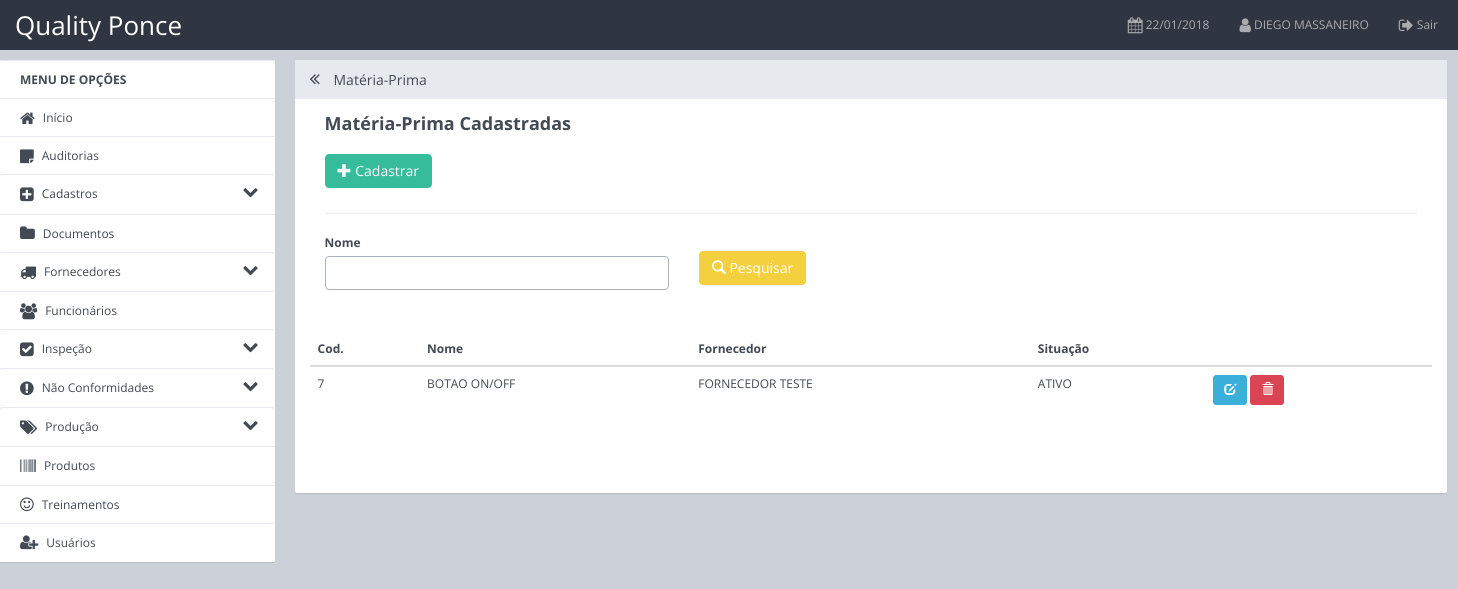
The page /App/Views/cadastros/materiaprima.php (signed in) on the database its author committed.
### tables this page shows
CREATE TABLE `funcionario` (
  `id` int(11) NOT NULL,
  `nome` varchar(200) NOT NULL,
  `sobrenome` varchar(100) NOT NULL,
  `sexo` char(1) NOT NULL,
  `dataCadastro` date NOT NULL,
  `setorId` int(11) NOT NULL,
  `situacao` char(1) NOT NULL
);

CREATE TABLE `materiaprima` (
  `id` int(11) NOT NULL,
  `nome` varchar(100) NOT NULL,
  `descricao` varchar(100) NOT NULL,
  `dataCadastro` date NOT NULL,
  `situacao` char(1) NOT NULL,
  `fornecedorId` int(11) NOT NULL
);

CREATE TABLE `fornecedor` (
  `id` int(11) NOT NULL,
  `cnpj` char(18) NOT NULL,
  `nome` varchar(100) NOT NULL,
  `nomeFantasia` varchar(100) NOT NULL,
  `situacao` char(1) NOT NULL
);

### Config/ConexaoPDO.php (called while the page is built, shortened)
<?php
class ConexaoPDO {
    public static $instance;
    public static function getInstance() {
        if (!isset(self::$instance)) {
            self::$instance = new PDO('mysql:host=localhost;dbname=mydb', 'root', 'ma323410', array(PDO::MYSQL_ATTR_INIT_COMMAND => "SET NAMES utf8"));
            self::$instance->setAttribute(PDO::ATTR_ERRMODE, PDO::ERRMODE_EXCEPTION);
            self::$instance->setAttribute(PDO::ATTR_ORACLE_NULLS, PDO::NULL_EMPTY_STRING);
        }
        return self::$instance;
    }
}

### App/DAO/UsuarioDAO.php (called while the page is built, shortened)
<?php
class UsuarioDAO {
    public function BuscarNomeFuncionario($funcionarioId) {
        try {
            $sql = "SELECT * FROM funcionario WHERE id = '$funcionarioId'
                     order by nome desc limit 1";
            $p_sql = ConexaoPDO::getInstance()->query($sql);
            $p_sql->execute();
            return $this->ListaFuncionario($p_sql->fetch(PDO::FETCH_ASSOC));
        } catch (Exception $e) {
            print "Ocorreu um erro ao tentar buscar." . $e;
        }
    }
    private function ListaFuncionario($row) {
        $funcionario = new Funcionario();
        $funcionario->setId($row['id']);
        $funcionario->setNome($row['nome']);
        $funcionario->setSobrenome($row['sobrenome']);
        $funcionario->setSexo($row['sexo']);
        $funcionario->setDataCadastro($row['dataCadastro']);
        $funcionario->setSetorId($row['setorId']);
        return $funcionario;
    }
}

### App/Model/Funcionario.php (called while the page is built, shortened)
<?php
class Funcionario {
    private $nome;
    function getNome() {
        return $this->nome;
    }
    function setNome($nome) {
        $this->nome = $nome;
    }
}

### App/DAO/MateriaPrimaDAO.php (called while the page is built, shortened)
<?php
class MateriaPrimaDAO {
    public function BuscarTodos() {
        try {
            $sql = "SELECT * FROM materiaprima order by nome asc";
            $result = ConexaoPDO::getInstance()->query($sql);
            $lista = $result->fetchAll(PDO::FETCH_ASSOC);
            $f_lista = array();
            foreach ($lista as $l) {
                $f_lista[] = $this->lista($l);
            }
            return $f_lista;
        } catch (Exception $e) {
            print "Ocorreu um erro ao tentar Buscar Todos." . $e;
        }
    }
    private function Lista($row) {
        $dados = new MateriaPrima();
        $dados->setId($row['id']);
        $dados->setNome($row['nome']);
        $dados->setDescricao($row['descricao']);
        $dados->setFornecedorId($row['fornecedorId']);
        $dados->setDataCadastro($row['dataCadastro']);
        $dados->setSituacao($row['situacao']);
        return $dados;
    }
}

### App/Model/MateriaPrima.php (called while the page is built, shortened)
<?php
class MateriaPrima {
    private $id;
    private $nome;
    private $situacao;
    private $fornecedorId;
    function getId() {
        return $this->id;
    }
    function getNome() {
        return $this->nome;
    }
    function getSituacao() {
        return $this->situacao;
    }
    function getFornecedorId() {
        return $this->fornecedorId;
    }
    function setId($id) {
        $this->id = $id;
    }
    function setNome($nome) {
        $this->nome = $nome;
    }
    function setSituacao($situacao) {
        $this->situacao = $situacao;
    }
    function setFornecedorId($fornecedorId) {
        $this->fornecedorId = $fornecedorId;
    }
}

### App/DAO/FornecedorDAO.php (called while the page is built, shortened)
<?php
class FornecedorDAO {
    public function BuscarNome($Id) {
        try {
            $sql = "SELECT * FROM fornecedor WHERE id = '$Id'
                     order by nome desc limit 1";
            $p_sql = ConexaoPDO::getInstance()->query($sql);
            $p_sql->execute();
            return $this->listaNome($p_sql->fetch(PDO::FETCH_ASSOC));
        } catch (Exception $e) {
            print "Ocorreu um erro ao tentar buscar." . $e;
        }
    }
    private function listaNome($row) {
        $f = new Fornecedor();
        $f->setId($row['id']);
        $f->setNome($row['nome']);
        $f->setCnpj($row['cnpj']);
        return $f;
    }
}

### App/Model/Fornecedor.php (called while the page is built, shortened)
<?php
class Fornecedor {
    private $nome;
    function getNome() {
        return $this->nome;
    }
    function setNome($nome) {
        $this->nome = $nome;
    }
}

### App/Views/cadastros/materiaprima.php (the view, shortened to what this page needs)
<?php
include_once '../../../Config/ConexaoPDO.php';
include_once '../../DAO/FornecedorDAO.php';
include_once '../../DAO/MateriaPrimaDAO.php';
include_once '../../Model/Fornecedor.php';
include_once '../../Model/MateriaPrima.php';
$fornecedorDao = new FornecedorDAO();
$materiaprimaDao = new MateriaPrimaDAO();
?>
<!DOCTYPE html>
<html>
    <head>
        <?php include '../estrutura/head.php'; ?>
    </head>
    <body>
    <head>
        <?php include '../estrutura/menu.php'; ?>
    </head>
    <div class="container-fluid">
        <div class="row row-offcanvas row-offcanvas-left">
            <?php include '../estrutura/menulateral.php'; ?>
            <div class="col-xs-12 col-sm-9 content">
                <div class="panel panel-default">
                    <div class="panel-heading">
                        <h3 class="panel-title"><a href="javascript:void(0);" class="toggle-sidebar"><span
                                    class="fa fa-angle-double-left" data-toggle="offcanvas"
                                    title="Esconder Menu"></span></a> Matéria-Prima</h3>
                    </div>
                    <div class="panel-body">
                        <div class="content-row">
                            <div class="row">
                                <div class="col-md-12">
                                    <h2 class="content-row-title">Matéria-Prima Cadastradas</h2>
                                    <div class="row">
                                        <div class="col-md-2">
                                            <a href="../inspecao/materia-prima.php"><button type="button" class="btn btn-info " ><i class="glyphicon glyphicon-plus"></i>
                                                    Cadastrar
                                                </button></a>
                                        </div>
                                    </div>
                                    <hr>
                                    <form method="POST">
                                        <div class="row">
                                            <div class="col-md-4">
                                                <label>Nome</label>
                                                <input type="text" name="pesquisa" class="form-control">
                                            </div>
                                            <div class="col-md-1">
                                                <br>
                                                <button type="submit" class="btn btn-warning"><span
                                                        class="glyphicon glyphicon-search"></span> Pesquisar
                                                </button>
                                            </div>
                                        </div>
                                    </form>
                                    <br>
                                    <div class="row">
                                        <div class="table-responsive">
                                            <table class="table">
                                                <thead>
                                                    <tr>
                                                        <th>Cod.</th>
                                                        <th>Nome</th>
                                                        <th>Fornecedor</th>
                                                        <th>Situação</th>
                                                        <th></th>
                                                    </tr>
                                                </thead>
                                                <tbody>
                                                    <?php
                                                    $result = $materiaprimaDao->BuscarTodos();
                                                    foreach ($result as $mDao) {
                                                        $nm_fornecedor = $fornecedorDao->BuscarNome($mDao->getFornecedorId());
                                                        ?>
                                                        <tr>
                                                            <td><?= $mDao->getId() ?></td>
                                                            <td><?= $mDao->getNome() ?></td>
                                                            <td><?= $nm_fornecedor->getNome() ?></td>
                                                            <td><?php
                                                                if ($mDao->getSituacao() == 'A') {
                                                                    echo 'ATIVO';
                                                                } else {
                                                                    echo 'INATIVO';
                                                                }
                                                                ?>
                                                            </td>
                                                            <td>
                                                                <a href="../inspecao/materia-prima-edit.php?id=<?= $mDao->getId() ?>">
                                                                    <button class="btn btn-sm btn-primary">
                                                                        <i class="glyphicon glyphicon-edit"></i>
                                                                    </button></a>
                                                                <button class="btn btn-sm btn-danger"
                                                                        data-toggle="modal"
                                                                        data-target="#deletar<?= $mDao->getId() ?>"><i
                                                                        class="glyphicon glyphicon-trash"></i>
                                                                </button>
                                                            </td>
                                                        </tr>
                                                <?php } ?>
                                                </tbody>
                                            </table>
                                        </div>
                                    </div>
                                </div>
                            </div>
                        </div>
                    </div>
                </div>
            </div>
        </div>
    </div>
</body>
</html>

### App/Views/estrutura/menu.php (shortened to what this page needs)
<?php
include_once '../../../Config/ConexaoPDO.php';
include_once '../../DAO/UsuarioDAO.php';
include_once '../../Model/Funcionario.php';
$id_funcionario = $_SESSION['funcionario_id'];
$data_formatada = date('d/m/Y');
$usudao = new UsuarioDAO();
$nm_user = $usudao->BuscarNomeFuncionario($id_funcionario);
$nome_usuario_ativo = strtoupper($nm_user->getNome());
?>
<nav role="navigation" class="navbar navbar-custom">
    <div class="container-fluid">
        <div class="navbar-header" >
            <a href="../pri/principal.php" class="navbar-brand" style="color: white;font-size: 26px">
                Quality Ponce
            </a>
        </div>
        <div id="bs-content-row-navbar-collapse-5" class="collapse navbar-collapse">
            <ul class="nav navbar-nav navbar-right">
                <li class="active"><a href=""><i class="fa fa-calendar fa-lg"></i> <?=$data_formatada?></a></li>
                <li class="active"><a href=""><i class="fa fa-user fa-lg"></i> <?= $nome_usuario_ativo?></a></li>
                <li class="active"><a href="../pri/login.php"><i class="fa fa-sign-out fa-lg "></i> Sair</a></li>
            </ul>
        </div>
    </div>
</nav>

### css/css_geral.css (style rules this page uses)
body { background-color: #CCD1D9 }
input { text-transform: uppercase; }

### App/Views/estrutura/head.php (style rules this page uses)
input, textArea { text-transform: uppercase; }

### rows shown on the page
funcionario: nome "DIEGO MASSANEIRO"
materiaprima: id "7", nome "BOTAO ON/OFF", fornecedorId.nome "FORNECEDOR TESTE", situacao "ATIVO"
